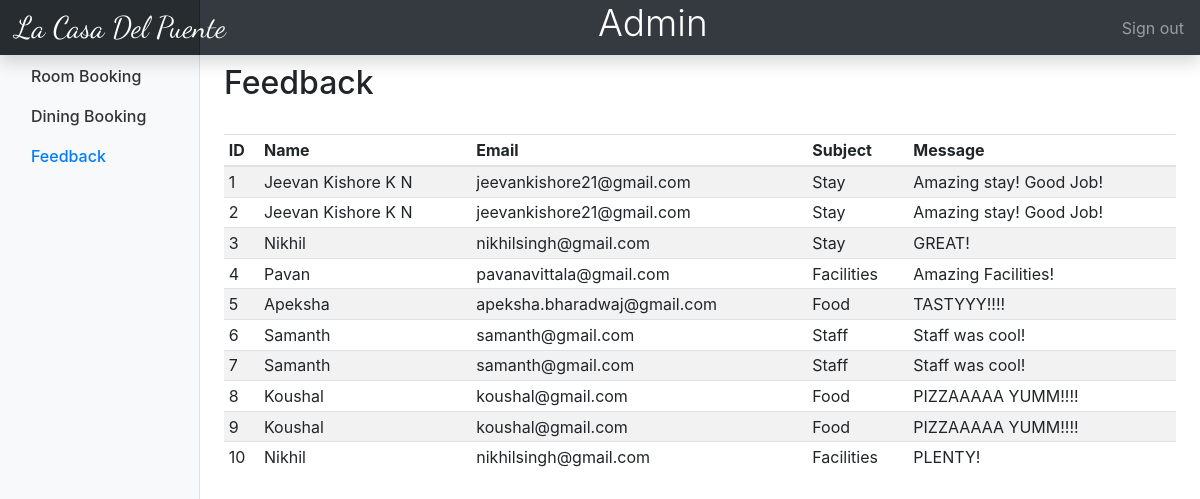
/adminfeedback.php, run on the app's committed database.
### tables this page shows
CREATE TABLE `feedback` (
  `ID` int(255) NOT NULL,
  `name` varchar(255) NOT NULL,
  `email` varchar(255) NOT NULL,
  `subject` varchar(255) NOT NULL,
  `message` varchar(255) NOT NULL
);

### adminfeedback.php (the view, shortened to what this page needs)
<?php session_start();
$db=mysqli_connect('localhost','root','','hotelldb') or die('could not connect');
      $query="SELECT * from feedback;";
      $res=mysqli_query($db,$query);
      ?>
<html>
<head>
  <link rel="stylesheet" type="text/css" href="dashboard/dashboard.css">
  <link rel="stylesheet" href="https://stackpath.bootstrapcdn.com/bootstrap/4.3.1/css/bootstrap.min.css">
  <link rel="stylesheet" type="text/css" href="lightbox2-2.11.1/dist/css/lightbox.min.css">
       <link href="assets/css/font-awesome.css" rel="stylesheet">
</head>
<body>
<nav class="navbar navbar-dark fixed-top bg-dark flex-md-nowrap p-0 shadow">
<a class="navbar-brand col-sm-3 col-md-2 mr-0" href="admin.php" style="font-family: 'Dancing Script', cursive; font-size: 30px;">La Casa Del Puente</a>
<h1 class="text-white display-4" style="font-size: 37px;">Admin</h1>
  <ul class="navbar-nav px-3">
    <li class="nav-item text-nowrap">
      <a class="nav-link" href="logout1.php">Sign out</a>
    </li>
  </ul>
</nav>
<div class="container-fluid">
  <div class="row">
    <nav class="col-md-2 d-none d-md-block bg-light sidebar">
      <div class="sidebar-sticky">
        <ul class="nav flex-column">
          <li class="nav-item">
            <a class="nav-link" href="admin.php">
              Room Booking
            </a>
          </li>
          <li class="nav-item">
            <a class="nav-link" href="admindining.php">
              Dining Booking
            </a>
          </li>
           <li class="nav-item">
            <a class="nav-link active" href="adminfeedback.php">
              Feedback<span class="sr-only">(current)</span>
            </a>
          </li>
         </ul>
      </div>
    </nav>
    <main role="main" class="col-md-9 ml-sm-auto col-lg-10 px-4">
      <div class="d-flex justify-content-between flex-wrap flex-md-nowrap align-items-center pt-3 pb-2 mb-3 ">
        <h1 class="h2">Feedback</h1>
      </div>
      <div class="table-responsive">
        <table class="table table-striped table-sm">
          <thead>
            <tr>
              <th>ID</th>
              <th>Name</th>
              <th>Email</th>
              <th>Subject</th>
              <th>Message</th>
            </tr>
          </thead>
          <tbody>
            <?php while($row=mysqli_fetch_assoc($res)){ ?>
            <tr>
              <td><?php echo $row['ID']; ?></td>
              <td><?php echo $row['name']; ?></td>
              <td><?php echo $row['email']; ?></td>
              <td><?php echo $row['subject']; ?></td>
              <td><?php echo $row['message']; ?></td>
            </tr>
          <?php } ?>
          </tbody>
        </table>
      </div>
    </main>
  </div>
</div>
</body>
</html>

### dashboard/dashboard.css (style rules this page uses)
body { font-size: .875rem; }
.sidebar { position: fixed; top: 0; bottom: 0; left: 0; z-index: 100; padding: 48px 0 0; box-shadow: inset -1px 0 0 rgba(0, 0, 0, .1); }
.sidebar-sticky { position: relative; top: 0; height: calc(100vh - 48px); padding-top: .5rem; overflow-x: hidden; overflow-y: auto; }
.sidebar .nav-link { font-weight: 500; color: #333; }
.sidebar .nav-link.active { color: #007bff; }
[role="main"] { padding-top: 133px; }
@media (min-width: 768px) { [role="main"] { padding-top: 48px; } }
.navbar-brand { padding-top: .75rem; padding-bottom: .75rem; font-size: 1rem; background-color: rgba(0, 0, 0, .25); box-shadow: inset -1px 0 0 rgba(0, 0, 0, .25); }

### data on the page
feedback: ID "1", name "Jeevan Kishore K N", email "jeevankishore21@gmail.com", subject "Stay", message "Amazing stay! Good Job!"
feedback: ID "2", name "Jeevan Kishore K N", email "jeevankishore21@gmail.com", subject "Stay", message "Amazing stay! Good Job!"
feedback: ID "3", name "Nikhil", email "nikhilsingh@gmail.com", subject "Stay", message "GREAT!"
feedback: ID "4", name "Pavan", email "pavanavittala@gmail.com", subject "Facilities", message "Amazing Facilities!"
feedback: ID "5", name "Apeksha", email "apeksha.bharadwaj@gmail.com", subject "Food", message "TASTYYY!!!!"
feedback: ID "6", name "Samanth", email "samanth@gmail.com", subject "Staff", message "Staff was cool!"
feedback: ID "7", name "Samanth", email "samanth@gmail.com", subject "Staff", message "Staff was cool!"
feedback: ID "8", name "Koushal", email "koushal@gmail.com", subject "Food", message "PIZZAAAAA YUMM!!!!"
feedback: ID "9", name "Koushal", email "koushal@gmail.com", subject "Food", message "PIZZAAAAA YUMM!!!!"
feedback: ID "10", name "Nikhil", email "nikhilsingh@gmail.com", subject "Facilities", message "PLENTY!"
